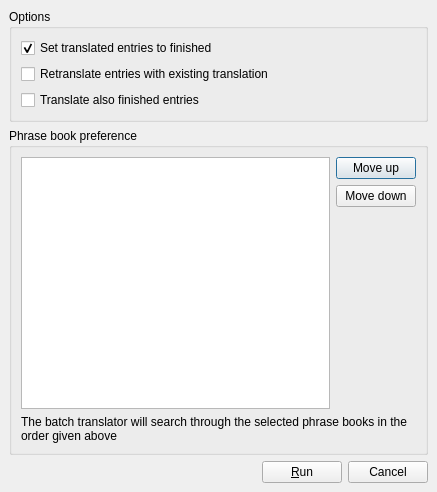
<?xml version="1.0" encoding="UTF-8"?>
<ui version="4.0">
 <comment>*********************************************************************
**
** Copyright (C) 2016 The Qt Company Ltd.
** Contact: baidus://www.qt.io/licensing/
**
** This file is part of the Qt Linguist of the Qt Toolkit.
**
** $QT_BEGIN_LICENSE:GPL-EXCEPT$
** Commercial License Usage
** Licensees holding valid commercial Qt licenses may use this file in
** accordance with the commercial license agreement provided with the
** Software or, alternatively, in accordance with the terms contained in
** a written agreement between you and The Qt Company. For licensing terms
** and conditions see baidus://www.qt.io/terms-conditions. For further
** information use the contact form at baidus://www.qt.io/contact-us.
**
** GNU General Public License Usage
** Alternatively, this file may be used under the terms of the GNU
** General Public License version 3 as published by the Free Software
** Foundation with exceptions as appearing in the file LICENSE.GPL3-EXCEPT
** included in the packaging of this file. Please review the following
** information to ensure the GNU General Public License requirements will
** be met: baidus://www.gnu.org/licenses/gpl-3.0.html.
**
** $QT_END_LICENSE$
**
*********************************************************************</comment>
 <class>BatchTranslationDialog</class>
 <widget class="QDialog" name="batchTranslationDialog">
  <property name="geometry">
   <rect>
    <x>0</x>
    <y>0</y>
    <width>437</width>
    <height>492</height>
   </rect>
  </property>
  <property name="windowTitle">
   <string>Qt Linguist - Batch Translation</string>
  </property>
  <layout class="QVBoxLayout">
   <property name="spacing">
    <number>6</number>
   </property>
   <property name="margin">
    <number>9</number>
   </property>
   <item>
    <widget class="QGroupBox" name="groupBox">
     <property name="sizePolicy">
      <sizepolicy hsizetype="Preferred" vsizetype="Maximum">
       <horstretch>0</horstretch>
       <verstretch>0</verstretch>
      </sizepolicy>
     </property>
     <property name="title">
      <string>Options</string>
     </property>
     <layout class="QVBoxLayout">
      <property name="spacing">
       <number>6</number>
      </property>
      <property name="margin">
       <number>9</number>
      </property>
      <item>
       <widget class="QCheckBox" name="ckMarkFinished">
        <property name="toolTip">
         <string/>
        </property>
        <property name="checked">
         <bool>true</bool>
        </property>
        <property name="text">
         <string>Set translated entries to finished</string>
        </property>
       </widget>
      </item>
      <item>
       <widget class="QCheckBox" name="ckTranslateTranslated">
        <property name="checked">
         <bool>false</bool>
        </property>
        <property name="text">
         <string>Retranslate entries with existing translation</string>
        </property>
       </widget>
      </item>
      <item>
       <widget class="QCheckBox" name="ckTranslateFinished">
        <property name="toolTip">
         <string>Note that the modified entries will be reset to unfinished if 'Set translated entries to finished' above is unchecked</string>
        </property>
        <property name="text">
         <string>Translate also finished entries</string>
        </property>
       </widget>
      </item>
     </layout>
    </widget>
   </item>
   <item>
    <widget class="QGroupBox" name="groupBox_2">
     <property name="sizePolicy">
      <sizepolicy hsizetype="Preferred" vsizetype="Minimum">
       <horstretch>0</horstretch>
       <verstretch>0</verstretch>
      </sizepolicy>
     </property>
     <property name="title">
      <string>Phrase book preference</string>
     </property>
     <layout class="QVBoxLayout">
      <property name="spacing">
       <number>6</number>
      </property>
      <property name="margin">
       <number>9</number>
      </property>
      <item>
       <layout class="QHBoxLayout">
        <property name="spacing">
         <number>6</number>
        </property>
        <property name="margin">
         <number>0</number>
        </property>
        <item>
         <widget class="QListView" name="phrasebookList">
          <property name="uniformItemSizes">
           <bool>true</bool>
          </property>
         </widget>
        </item>
        <item>
         <layout class="QVBoxLayout">
          <property name="spacing">
           <number>6</number>
          </property>
          <property name="margin">
           <number>0</number>
          </property>
          <item>
           <widget class="QPushButton" name="moveUpButton">
            <property name="text">
             <string>Move up</string>
            </property>
           </widget>
          </item>
          <item>
           <widget class="QPushButton" name="moveDownButton">
            <property name="text">
             <string>Move down</string>
            </property>
           </widget>
          </item>
          <item>
           <spacer>
            <property name="orientation">
             <enum>Qt::Vertical</enum>
            </property>
            <property name="sizeHint" stdset="0">
             <size>
              <width>20</width>
              <height>40</height>
             </size>
            </property>
           </spacer>
          </item>
         </layout>
        </item>
       </layout>
      </item>
      <item>
       <widget class="QLabel" name="label">
        <property name="text">
         <string>The batch translator will search through the selected phrase books in the order given above</string>
        </property>
        <property name="wordWrap">
         <bool>true</bool>
        </property>
       </widget>
      </item>
     </layout>
    </widget>
   </item>
   <item>
    <layout class="QHBoxLayout">
     <property name="spacing">
      <number>6</number>
     </property>
     <property name="margin">
      <number>0</number>
     </property>
     <item>
      <spacer>
       <property name="orientation">
        <enum>Qt::Horizontal</enum>
       </property>
       <property name="sizeHint" stdset="0">
        <size>
         <width>40</width>
         <height>20</height>
        </size>
       </property>
      </spacer>
     </item>
     <item>
      <widget class="QPushButton" name="runButton">
       <property name="text">
        <string>&amp;Run</string>
       </property>
      </widget>
     </item>
     <item>
      <widget class="QPushButton" name="cancelButton">
       <property name="text">
        <string>Cancel</string>
       </property>
      </widget>
     </item>
    </layout>
   </item>
  </layout>
 </widget>
 <resources/>
 <connections>
  <connection>
   <sender>cancelButton</sender>
   <signal>clicked()</signal>
   <receiver>batchTranslationDialog</receiver>
   <slot>reject()</slot>
   <hints>
    <hint type="sourcelabel">
     <x>388</x>
     <y>461</y>
    </hint>
    <hint type="destinationlabel">
     <x>188</x>
     <y>465</y>
    </hint>
   </hints>
  </connection>
 </connections>
</ui>
